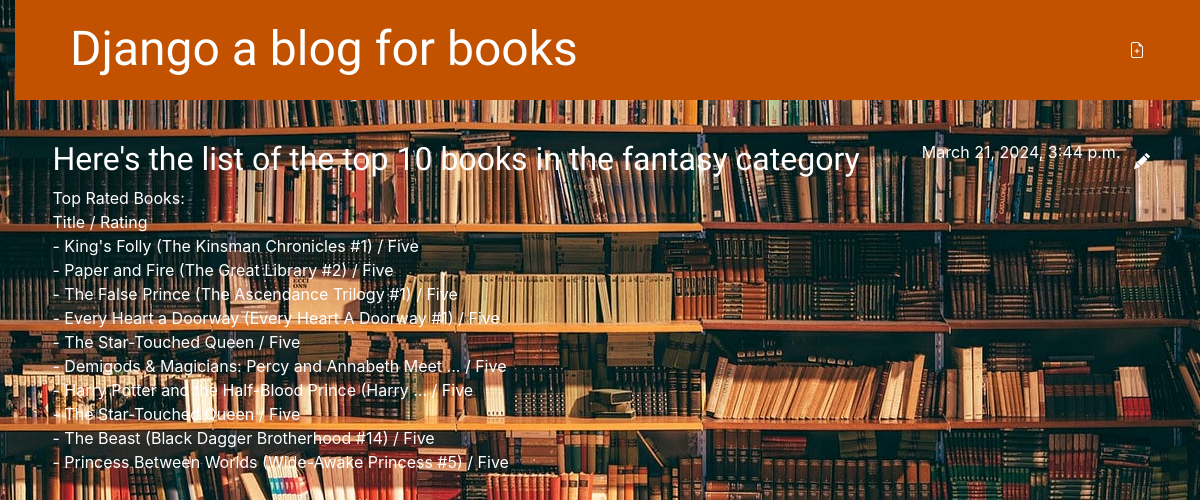
The app's page /post/17/ with its own data.
### blog/models.py (models this page shows, shortened)
class Post(models.Model):
    author = models.ForeignKey(settings.AUTH_USER_MODEL, on_delete=models.CASCADE)
    title = models.CharField(max_length=200)
    text = models.TextField()
    created_date = models.DateTimeField(default=timezone.now)
    published_date = models.DateTimeField(blank=True, null=True)

### blog/views.py (the view)
# urls.py: path('post/<int:pk>/', views.post_detail, name='post_detail'),
def post_detail(request, pk):
    post = get_object_or_404(Post, pk=pk)
    return render(request, 'blog/post_detail.html', {'post': post})

### blog/templates/blog/post_detail.html (shortened to what this page needs)
{% extends 'blog/base.html' %}
{% block content %}
    <article class="post">
        <aside class="actions">
            <a style="color: white;" class="btn btn-default" href="{% url 'post_edit' pk=post.pk %}">
            </a>
        </aside>
        {% if post.published_date %}
            <time style="color: white;" class="date">
                {{ post.published_date }}
            </time>
        {% endif %}
        <h2>{{ post.title }}</h2>
        <p>{{ post.text|linebreaksbr }}</p>
    </article>
{% endblock %}

### blog/static/css/blog.css (style rules this page uses)
body { padding-left: 15px; background-image: url('/static/images/bib.jpg'); background-size: cover; background-position: center; background-repeat: no-repeat; }
h1, h2, h3, h4 { font-family: 'Lobster', cursive; }
.date { color: #828282; }
.post { margin-bottom: 70px; }
.post > .date, .post > .actions { float: right; }

### records on screen
Post: published_date "March 21, 2024, 3:44 p.m.", title "Here's the list of the top 10 books in the fantasy category", text "Top Rated Books: Title / Rating - King's Folly (The Kinsman Chronicles #1) / Five - Paper and Fire (The Great Library #2) / Five - The False Prince (The Ascendance Trilogy #1) / Five - Every Heart a Doorway (Every Heart A Doorway #1) / Five - The Star-Touched Queen / Five - Demigods & Magicians: Percy and Annabeth Meet ... / Five - Harry Potter and the Half-Blood Prince (Harry ... / Five - The Star-Touched Queen / Five - The Beast (Black Dagger Brotherhood #14) / Five - Princess Between Worlds (Wide-Awake Princess #5) / Five"
